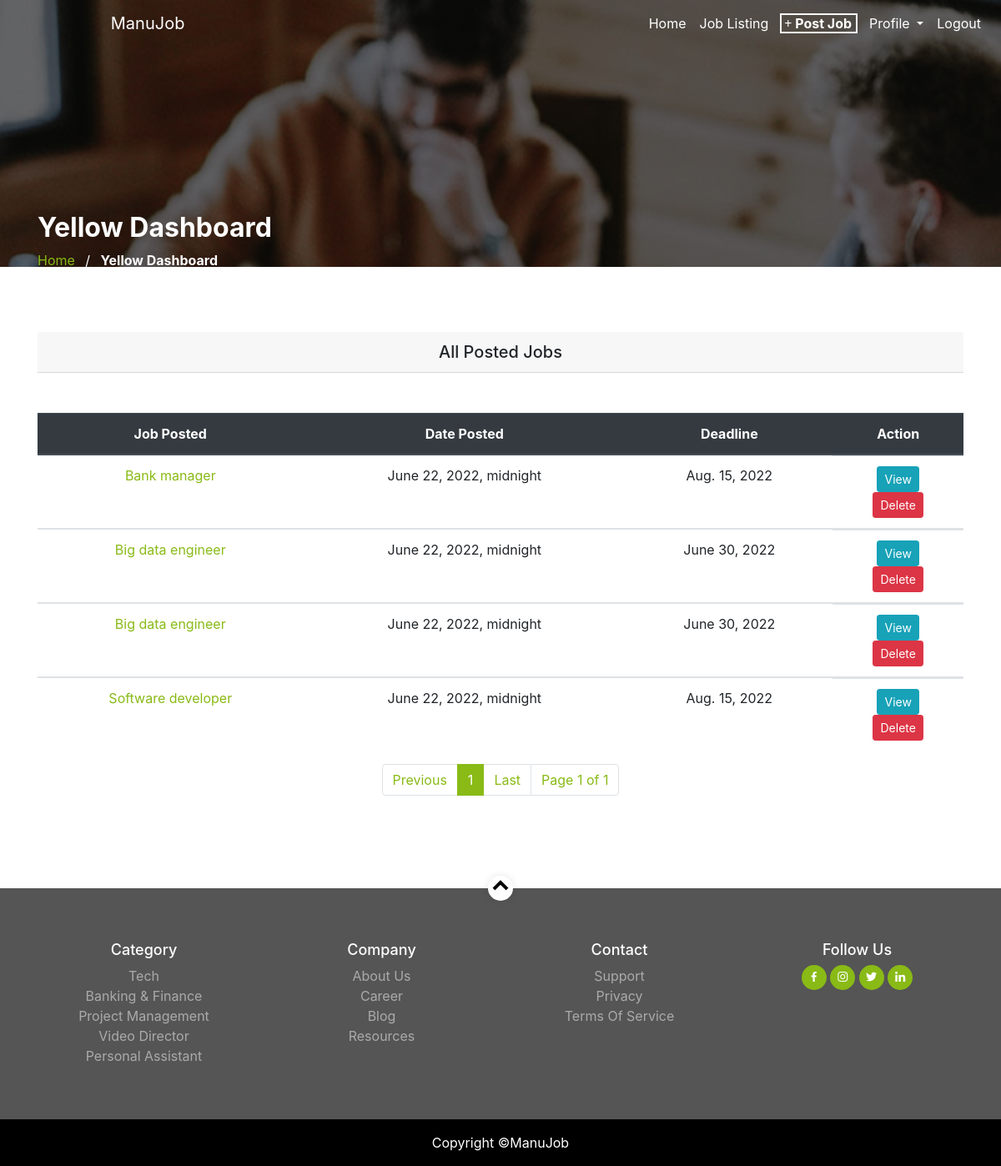
The page /employer_dashboard (signed in) on the database its author committed.
### userprofile/models.py (models this page shows, shortened)
class EmployerProfile(models.Model):
    company = models.OneToOneField(User, on_delete= models.CASCADE)
    company_address = models.CharField(max_length=50)
    phone = models.CharField(max_length=50)
    website = models.URLField()
    email = models.EmailField()
    class Meta:
        db_table = 'employerprofile'
        managed = True
        verbose_name = 'EmployerProfile'
        verbose_name_plural = 'EmployerProfile'

### postjob/models.py (models this page shows, shortened)
class Listjob(models.Model):
    employer = models.ForeignKey(EmployerProfile, on_delete=models.CASCADE)
    category = models.ForeignKey(Category, on_delete=models.CASCADE)
    job_title = models.CharField(max_length=100)
    job_location = models.CharField(max_length=100)
    description = models.TextField()
    tags = models.CharField(max_length=100, null=True, blank=True)
    salary = models.CharField(max_length=50)
    deadline = models.DateField()
    logo = models.ImageField(upload_to='logo', default='avatar.jpg', null=True, blank=True)
    website = models.URLField(null=True, blank=True)
    posted_at = models.DateTimeField(auto_now_add=True)
    published = models.BooleanField(null=True, blank=True)
    display = models.BooleanField(null=True, blank=True, default=True)
    closed = models.BooleanField(null=True, blank=True)
    featured = models.BooleanField(null=True, blank=True)
    class Meta:
        db_table = 'listjob'
        managed = True
        verbose_name = 'Listjob'
        verbose_name_plural = 'Listjob'

### home/views.py (the view)
# urls.py: path('employer_dashboard',views.employer_dashboard, name='employer_dashboard'),
def employer_dashboard(request):
    posting = request.user.employerprofile
    poster = EmployerProfile.objects.get(company__username = request.user.username)
    jobvac = Listjob.objects.filter(employer = posting, display=True).order_by('-posted_at')
    p = Paginator(jobvac, 5)
    page= request.GET.get('page')
    paginate = p.get_page(page)
    context = {
        'jobvac':jobvac,
        'poster':poster,
        'paginate':paginate
    }
    return render(request, 'employer_dashboard.html', context)

### home/templates/employer_dashboard.html (shortened to what this page needs)
{% extends 'base.html' %}
{% load static %}
{% block content %}
<section class="job-head">
    <div class="container home-section">
            <div class="row">
                <div class="col-md-7">
                    <h1 class="text-white font-weight-bold">{{poster.company|title}} Dashboard</h1>
                    <div class="custom-breadcrumbs">
                    <a href="{% url 'home' %}">Home</a> <span class="mx-2 slash">/</span>
                    <span class="text-white"><strong>{{poster.company|title}} Dashboard</strong></span>
                    </div>
                </div>
            </div>
      </div>
    <nav class="navbar navbar-expand-lg navbar-light">
        <a class="navbar-brand text-white" href="{% url 'home' %}">ManuJob</a>
        <div class="collapse navbar-collapse" id="navbarNav" >
          <ul class="navbar-nav ml-auto">
            <li class="nav-item active">
              <a class="nav-link" href="{% url 'home' %}">home<span class="sr-only">(current)</span></a>
            </li>
            <li class="nav-item">
              <a class="nav-link" href="{% url 'job_listing' %}">job listing</a>
            </li>
            {% if user.is_authenticated and user.is_staff %}
            <li class="nav-item active">
              <a class="nav-link" href="{% url 'post_job' %}"><span class="post-job"><i class="fa-solid fa-plus"></i> post job</span></a>
            </li>
            <li class="nav-item dropdown">
              <a class="nav-link dropdown-toggle" href="#" id="navbarDropdownMenuLink" role="button" data-toggle="dropdown" aria-haspopup="true" aria-expanded="false">
                profile
              </a>
            </li>
            <li class="nav-item active">
              <a class="nav-link" href="{% url 'signout' %}">logout</a>
            </li>
            {% endif %}
          </ul>
        </div>
      </nav>
  </section>
<div class="container">
    <div class="jobpost-table">
      <h5 class="card-header text-center">All Posted Jobs</h5>
      <table class="table text-center mt-5">
            <thead class="thead-dark">
                <tr class="text-center">
                    <th>Job Posted</th>
                    <th>Date Posted</th>
                    <th>Deadline</th>
                    <th>Action</th>
                </tr>
            </thead>
            {% if paginate %}
              {% for item in paginate %}
              <tbody>
                <tr>
                  <td><a href="{% url 'job_detail' item.id %}">{{item.job_title}}</a></td>
                  <td>{{item.posted_at}}</td>
                  <td>{{item.deadline}}</td>
                  <td class="d-flex justify-content-center"><span>
                    <form action="{% url 'applicant' %}" method="POST">
                      <button type="submit" class="btn btn-info btn-sm text-white">View</button>
                    </form>
                    <form action="{% url 'delete' %}" method="POST">
                      <button type="submit" class="btn btn-del btn-danger btn-sm text-white">Delete</button>
                    </form>
                  </td>
                </tr>
              </tbody>
              {% endfor %}
            {% endif %}
      </table>
      <nav aria-label="Page navigation example">
        <ul class="pagination justify-content-center">
          {% if paginate.has_previous %}
            <li class="page-item">
              <a class="page-link" href="?page={{paginate.previous_page_number}}" tabindex="-1" aria-disabled="true">Previous</a>
            </li>
          {% else %}
            <li class="page-item">
              <a class="page-link" href="?page=1" tabindex="-1" aria-disabled="true">Previous</a>
            </li>
          {% endif %}
          {% for item in paginate.paginator.page_range %}
            {% if paginate.number == item %}
            <li class="page-item active">
              <a class="page-link" href="" tabindex="-1" aria-disabled="true">{{item}}</a>
            </li>
            {% else %}
            <li class="page-item"><a class="page-link" href="?page={{item}}">{{item}}</a></li>
            {% endif %}
          {% endfor %}
          {% if paginate.has_next %}
            <li class="page-item">
              <a class="page-link" href="?page={{paginate.next_page_number}}">Next</a>
            </li>
          {% else %}
            <li class="page-item">
              <a class="page-link" href="?page={{paginate.paginator.num_pages}}">Last</a>
            </li>
          {% endif %}
          <li class="page-item"><a class="page-link" href="#">Page {{paginate.number}} of {{paginate.paginator.num_pages}}</a></li>
        </ul>
      </nav>
    </div>
</div>
{% endblock content %}
{% block footer %} {% include "footer.html" %} {% endblock footer %}

### home/static/css/style.css (style rules this page uses)
* { margin: 0px; padding: 0px; box-sizing: border-box; }
html { scroll-behavior: smooth; }
.navbar { position: absolute; top: 0rem; width: 100%; }
.navbar-brand { margin-left: 10%; }
.navbar-nav { margin-left: 40%; }
#navbarNav { text-transform: capitalize; }
#navbarNav a { color: white; }
.post-job { outline: 2px solid #89ba16; padding-left: 3px; padding-right: 5px; border-width: 5px; border-color: white; font-weight: bold; }
.job-head { background-image: linear-gradient(rgba(0,0,0,0.5),rgba(0,0,0,0.5)),url(../img/job_single_img_1.jpg); height: 40vh; background-position: center; background-repeat: no-repeat; background-size: cover; background-attachment: fixed; width: 100%; }
.home-section { position: relative; }
.home-section h1 { font-size: 2rem; color: #fff; font-weight: 200; margin-top: 40%; text-transform: capitalize; }
.home-section a { color: #89ba16; }
.slash { color: white; }
.pagination a { color: #89ba16; }
.pagination > .active > a { background: #89ba16!important; color: white!important; border: solid 1px #89ba16!important; }
.jobpost-table { margin-top: 7%; margin-bottom: 10%; }
.jobpost-table tbody tr a { color: #89ba16; }
.btn-del { color: white; }
@media (min-width: 991px) and (max-width: 1400px) { .navbar { position: absolute; top: 0rem; width: 100%; z-index: 1000; } }
@media (min-width: 991px) and (max-width: 1400px) { .post-job { outline: 2px solid white; padding-left: 3px; padding-right: 5px; border-width: 5px; border-color: white; font-weight: bold; } }
@media (min-width: 991px) and (max-width: 1400px) { .navbar-brand { margin-left: 10%; } }
@media (min-width: 991px) and (max-width: 1400px) { .navbar-nav { margin-left: 5%; } }

### rows shown on the page
EmployerProfile: company "Yellow"
Listjob: job_title "Bank manager", posted_at "June 22, 2022, midnight", deadline "Aug. 15, 2022"
Listjob: job_title "Big data engineer", posted_at "June 22, 2022, midnight", deadline "June 30, 2022"
Listjob: job_title "Big data engineer", posted_at "June 22, 2022, midnight", deadline "June 30, 2022"
Listjob: job_title "Software developer", posted_at "June 22, 2022, midnight", deadline "Aug. 15, 2022"

### other values the page prints
{{ item }} "1"
{{ paginate.number }} "1"
{{ paginate.paginator.num_pages }} "1"
